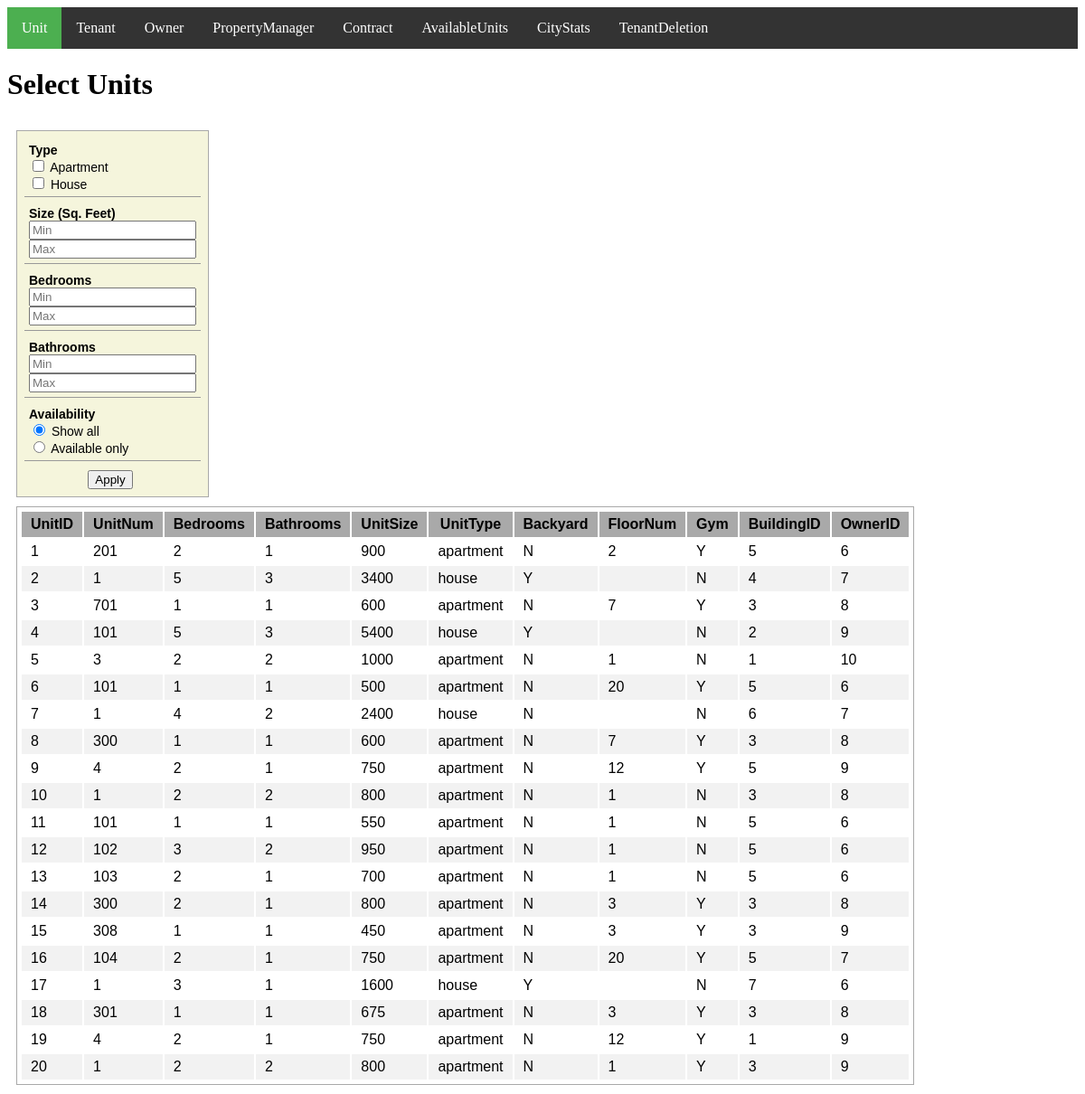
The page / on the database its author committed.
### tables this page shows
CREATE TABLE Units
(   UnitID int,
    UnitNum Varchar(10),
    Bedrooms int,
    Bathrooms int,
    UnitSize int,
    UnitType Varchar(10) CHECK( UnitType IN ('house','apartment')),
    Backyard Varchar(1) CHECK( Backyard IN ('Y','N') ),
    FloorNum int,
    Gym Varchar(1) DEFAULT 'N',
    BuildingID int NOT NULL,
    OwnerID int NOT NULL,
    PRIMARY KEY (UnitID),
    FOREIGN KEY (BuildingID) REFERENCES BuildingAddresses(BuildingID),
    FOREIGN KEY (OwnerID) REFERENCES Owners(OwnerID) );

### app/Controller/Controller.php (called while the page is built, shortened)
<?php
class Controller
{
    public function view($view, $data = []) {
        require_once '../app/View/' . $view . '.php';
    }
}

### app/Controller/UnitController.php (called while the page is built, shortened)
<?php
class UnitController extends Controller
{
    protected $model;
    public function __construct() {
        $this->model = $this->model("Unit");
    }
    public function index() {
        $units = $this->model->getAllUnits();
        $this->view('unit/index', [
           "units" => $units
        ]);
    }
}

### app/core/App.php (called while the page is built, shortened)
<?php
class App
{
    protected $method = "index";
    public function __construct()
    {
        $url = $this->parseUrl();
        $this->controller = new $this->controller;
        $this->params = $url ? array_values($url) : [];
        call_user_func_array([$this->controller, $this->method], $this->params);
    }
}

### public/index.php (called while the page is built, shortened)
<?php
$app = new App();

### app/Model/Unit.php (called while the page is built, shortened)
<?php
require_once 'Connection.php';
class Unit
{
    protected $connection;
    public function __construct() {
        $conn = new Connection();
        $this->connection = $conn->openConnection();
    }
    public function getAllUnits() {
        $sql = "SELECT * FROM Units";
        $results = $this->connection->query($sql);
        return $results;
    }
}

### app/Model/Connection.php (called while the page is built, shortened)
<?php
class Connection
{
    function openConnection()
    {
        $dbhost = "localhost";
        $dbuser = "root";
        $dbpass = "root";
        $db = "pms";
        $conn = new mysqli($dbhost, $dbuser,
            $dbpass, $db) or die("Connect failed: %s\n" .
            $conn->error);
        return $conn;
    }
}

### app/View/unit/index.php (the view, shortened to what this page needs)
<html>
    <head>
        <link rel="stylesheet" type="text/css" href="/css/common.css" media="screen"/>
    </head>
    <body>
        <?php $activeTab = 0;
        include('../app/View/header.php');  ?>
        <h1>Select Units</h1>
        <form class="filter-table" action='/Unit/action' method="post">
            <div class="filter-option">
                <div class="filter-label">Type</div>
                <input type="checkbox" id="type-apt" name="type-apt" value="apartment"
                        <?php if(isset($_POST['type-apt'])) echo "checked='checked'"; ?> >
                <label for="type-apt">Apartment</label> <br>
                <input type="checkbox" id="type-house" name="type-house" value="house"
                        <?php if(isset($_POST['type-house'])) echo "checked='checked'"; ?> >
                <label for="type-house">House</label>
            </div>
            <div class="filter-option">
                <div class="filter-label">Size (Sq. Feet)</div>
                <input type="number" id="size-min" name="size[]" placeholder="Min" size=5
                    value="<?php echo isset($_POST['size']) ? $_POST['size'][0] : ''; ?>"> <br>
                <input type="number" id="size-max" name="size[]" placeholder="Max" size=5
                    value="<?php echo isset($_POST['size']) ? $_POST['size'][1] : ''; ?>">
            </div>
            <div class="filter-option">
                <div class="filter-label">Bedrooms</div>
                <input type="number" id="bed-min" name="bed[]" placeholder="Min" size=5
                value="<?php echo isset($_POST['bed']) ? $_POST['bed'][0] : ''; ?>"> <br>
                <input type="number" id="bed-max" name="bed[]" placeholder="Max" size=5
                value="<?php echo isset($_POST['bed']) ? $_POST['bed'][1] : ''; ?>">
            </div>
            <div class="filter-option">
                <div class="filter-label">Bathrooms</div>
                <input type="number" id="bath-min" name="bath[]" placeholder="Min" size=5
                value="<?php echo isset($_POST['bath']) ? $_POST['bath'][0] : ''; ?>"> <br>
                <input type="number" id="bath-max" name="bath[]" placeholder="Max" size=5
                value="<?php echo isset($_POST['bath']) ? $_POST['bath'][1] : ''; ?>">
            </div>
            <div class="filter-option">
                <div class="filter-label">Availability</div>
                <input type="radio" id="all" name="availability" value="all"
                <?php if(!isset($_POST['availability']) || $_POST['availability'] == 'all') {
                    echo "checked='checked'";
                }?> >
                <label for="all">Show all</label><br>
                <input type="radio" id="avail" name="availability" value="avail"
                <?php if(isset($_POST['availability']) && $_POST['availability'] == 'avail') {
                    echo "checked='checked'";
                }?>>
                <label for="avail">Available only</label><br>
            </div>
            <div class="button-wrapper">
                <input type="submit" value="Apply">
            </div>
        </form>
        <?php $units = $data["units"];
        if ($units) {?>
        <table class="units-table">
            <thead>
                <tr>
                <?php
                $fields = $units->fetch_fields();
                foreach ($fields as $field) {
                    echo "<th>$field->name</th>";
                }
                ?>
                </tr>
            </thead>
            <tbody>
            <?php
            while ( $row = $units->fetch_row() ){
                foreach($row as $data) {
                    echo "<td>$data</td>";
                }
            } ?>
            </tbody>
        </table>
        <?php
        }
        else {
        } ?>
    </body>
</html>

### public/css/common.css (style rules this page uses)
.filter-table { background-color: beige; font-family: Arial, Helvetica, sans-serif; font-size: 14; float: left; border: 1px solid darkgray; margin: 10px; padding: 3px; }
.filter-option { margin: 5px; padding: 5px; border-bottom: 1px solid #999; }
.filter-label { font-weight: bold; }
.button-wrapper { margin: 10px 10px 5px 5px; display: flex; align-items: center; justify-content: center; }
.units-table { font-family: Arial, Helvetica, sans-serif; font-size: 16; border: 1px solid darkgray; margin: 10px; padding: 3px; }
.units-table thead { background-color: darkgray; }
.units-table th, td { padding: 5px 10px; }

### rows shown on the page
units: data "1", UnitNum "201", data "2", UnitSize "900", UnitType "apartment", Backyard "N", Gym "Y", BuildingID "5", OwnerID "6"
units: UnitID "2", UnitNum "1", Bedrooms "5", Bathrooms "3", UnitSize "3400", UnitType "house", Backyard "Y", Gym "N", BuildingID "4", OwnerID "7"
units: data "3", UnitNum "701", data "1", UnitSize "600", UnitType "apartment", Backyard "N", FloorNum "7", Gym "Y", OwnerID "8"
units: UnitID "4", UnitNum "101", Bedrooms "5", Bathrooms "3", UnitSize "5400", UnitType "house", Backyard "Y", Gym "N", BuildingID "2", OwnerID "9"
units: UnitID "5", UnitNum "3", data "2", UnitSize "1000", UnitType "apartment", data "N", data "1", OwnerID "10"
units: data "6", UnitNum "101", data "1", UnitSize "500", UnitType "apartment", Backyard "N", FloorNum "20", Gym "Y", BuildingID "5"
units: data "7", UnitNum "1", Bedrooms "4", Bathrooms "2", UnitSize "2400", UnitType "house", data "N", BuildingID "6"
units: data "8", UnitNum "300", data "1", UnitSize "600", UnitType "apartment", Backyard "N", FloorNum "7", Gym "Y", BuildingID "3"
units: data "9", UnitNum "4", Bedrooms "2", Bathrooms "1", UnitSize "750", UnitType "apartment", Backyard "N", FloorNum "12", Gym "Y", BuildingID "5"
units: UnitID "10", data "1", data "2", UnitSize "800", UnitType "apartment", data "N", BuildingID "3", OwnerID "8"
units: UnitID "11", UnitNum "101", data "1", UnitSize "550", UnitType "apartment", data "N", BuildingID "5", OwnerID "6"
units: UnitID "12", UnitNum "102", Bedrooms "3", Bathrooms "2", UnitSize "950", UnitType "apartment", data "N", FloorNum "1", BuildingID "5", OwnerID "6"
units: UnitID "13", UnitNum "103", Bedrooms "2", data "1", UnitSize "700", UnitType "apartment", data "N", BuildingID "5", OwnerID "6"
units: UnitID "14", UnitNum "300", Bedrooms "2", Bathrooms "1", UnitSize "800", UnitType "apartment", Backyard "N", data "3", Gym "Y", OwnerID "8"
units: UnitID "15", UnitNum "308", data "1", UnitSize "450", UnitType "apartment", Backyard "N", data "3", Gym "Y", OwnerID "9"
units: UnitID "16", UnitNum "104", Bedrooms "2", Bathrooms "1", UnitSize "750", UnitType "apartment", Backyard "N", FloorNum "20", Gym "Y", BuildingID "5", OwnerID "7"
units: UnitID "17", data "1", Bedrooms "3", UnitSize "1600", UnitType "house", Backyard "Y", Gym "N", BuildingID "7", OwnerID "6"
units: UnitID "18", UnitNum "301", data "1", UnitSize "675", UnitType "apartment", Backyard "N", data "3", Gym "Y", OwnerID "8"
units: UnitID "19", UnitNum "4", Bedrooms "2", data "1", UnitSize "750", UnitType "apartment", Backyard "N", FloorNum "12", Gym "Y", OwnerID "9"
units: UnitID "20", data "1", data "2", UnitSize "800", UnitType "apartment", Backyard "N", Gym "Y", BuildingID "3", OwnerID "9"

### other values the page prints
$option[1] "Unit"
$option[1] "Tenant"
$option[1] "Owner"
$option[1] "PropertyManager"
$option[1] "Contract"
$option[1] "AvailableUnits"
$option[1] "CityStats"
$option[1] "TenantDeletion"
$field->name "UnitID"
$field->name "UnitNum"
$field->name "Bedrooms"
$field->name "Bathrooms"
$field->name "UnitSize"
$field->name "UnitType"
$field->name "Backyard"
